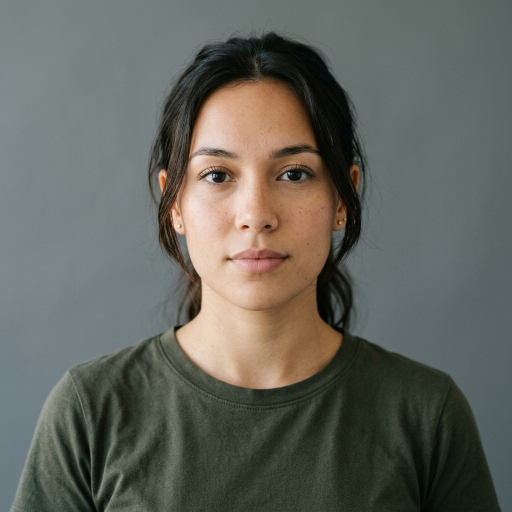
#> input picture backend/tests/fixtures/face_a.jpg, 1024 x 1024 px (shown at 1/2 size); its folder holds only this picture in this run
$ python -i reverse_search.py   (imports and definitions only)
#> lines starting #> are read from the running program, lines starting #| are printed output that depends on the picture
### backend/services/face_recognition.py
"""
VeraScan independent face-recognition layer: YuNet + SFace (OpenCV contrib).

Role: encode faces into 128-D L2-normalized embeddings and compare them with
cosine similarity (higher means more similar). Used ONLY for verification.
Candidate discovery stays with SerpAPI Google Lens.

Models (lazy-downloaded once, cached under backend/models/, git-ignored):
  - YuNet  face_detection_yunet_2023mar.onnx      (~0.22 MB)
  - SFace  face_recognition_sface_2021dec.onnx    (~36.9 MB)
Source: https://github.com/opencv/opencv_zoo (Apache-2.0)
Pinned SHA-256 checksums live in MODEL_SHA256 below.

No torch / TF / dlib / DeepFace / MediaPipe. Python 3.14 + Apple Silicon safe.
Embeddings never leave the server and are never sent to the frontend.
"""

import io
import os
import tempfile
import threading
import urllib.request

import cv2
import numpy as np
from PIL import Image


def _models_dir() -> str:
    # Vercel serverless filesystem is read-only except /tmp: reuse the
    # lazy-download + checksum flow, but cache the .onnx files in /tmp
    # when deployed (Vercel sets VERCEL=1). Local behavior is unchanged.
    if os.getenv("VERCEL"):
        return os.path.join(tempfile.gettempdir(), "verascan_models")
    return os.path.join(os.path.dirname(os.path.dirname(__file__)), "models")


MODELS_DIR = _models_dir()

YUNET_FILENAME = "face_detection_yunet_2023mar.onnx"
SFACE_FILENAME = "face_recognition_sface_2021dec.onnx"

YUNET_URL = (
    "https://github.com/opencv/opencv_zoo/raw/main/"
    "models/face_detection_yunet/" + YUNET_FILENAME
)
SFACE_URL = (
    "https://github.com/opencv/opencv_zoo/raw/main/"
    "models/face_recognition_sface/" + SFACE_FILENAME
)

# Pinned checksums of the exact files verified during integration.
MODEL_SHA256 = {
    YUNET_FILENAME: "8f2383e4dd3cfbb4553ea8718107fc0423210dc964f9f4280604804ed2552fa4",
    SFACE_FILENAME: "0ba9fbfa01b5270c96627c4ef784da859931e02f04419c829e83484087c34e79",
}

EMBEDDING_DIM = 128
DEFAULT_THRESHOLD = 0.50

_detector = None
_recognizer = None
_threshold = None

# YuNet/SFace instances are shared singletons and not thread-safe:
# setInputSize() mutates shared state, so concurrent detect() calls with
# different image sizes race and crash in the DNN forward pass. Parallel
# candidate verification must serialize only the model calls; image
# decoding and downloads stay parallel.
_MODEL_LOCK = threading.Lock()


# [81 lines left out: functions _ensure_model, get_models, get_threshold, _to_bgr, detect_faces_for_recognition, embed_face, not called in this run]


def cosine_similarity(a: np.ndarray, b: np.ndarray) -> float:
    """Cosine similarity of two L2-normalized embeddings. Higher = more similar."""
    return float(np.dot(a, b))


# [39 lines left out: function verify_candidate, not called in this run]

### backend/services/reverse_search.py
import base64
import os
from concurrent.futures import ThreadPoolExecutor

import requests
from serpapi import GoogleSearch

from services.face_recognition import (
    embed_face,
    verify_candidate,
    get_threshold,
)
from services.hasher import fingerprint_evidence

# Candidate image download policy (spec section 6).
CANDIDATE_TIMEOUT_S = 8
CANDIDATE_MAX_BYTES = 5 * 1024 * 1024
MAX_CANDIDATES = 5
IMAGE_EXTENSIONS = (".jpg", ".jpeg", ".png", ".webp")

SOCIAL_DOMAINS = [
    "instagram.com", "twitter.com", "x.com", "linkedin.com",
    "facebook.com", "tiktok.com", "youtube.com", "reddit.com",
    "pinterest.com", "tumblr.com",
]


# [92 lines left out: functions _url_serves_image, _upload_to_catbox, _upload_to_uguu, _upload_to_tmpfiles, _publish_image, not called in this run]


def search_face(image_base64: str) -> dict:
    """
    Perform a reverse image search using SerpAPI's Google Lens endpoint.

    Takes a base64-encoded face image, discovers candidates with Google Lens,
    then independently verifies each candidate with SFace embeddings.

    Returns a dict with:
      - results: ranked candidates, each with source_url (page), image_url
        (downloaded), image_source (direct/thumbnail_fallback), faces_detected,
        similarity, match, candidate_url, usable, evidence_fingerprint
      - total_results: number of ranked candidates
      - threshold: the FACE_MATCH_THRESHOLD in effect
      - best_match: top passing candidate or None
      - evidence_fingerprint: SHA-256(source page url + image bytes) of best_match or None

    Raises RuntimeError on API failures.
    """
    api_key = os.getenv("SERPAPI_KEY")
    if not api_key:
        raise RuntimeError("SERPAPI_KEY environment variable is not set.")

    # Strip the data URI prefix if present
    if "," in image_base64:
        image_base64 = image_base64.split(",", 1)[1]

    image_bytes = base64.b64decode(image_base64)

    # Google Lens via SerpAPI requires a PUBLIC image URL: upload the crop first.
    # Temp files are never sent directly; only the public URL is queried.
    public_url = _publish_image(image_bytes)

    params = {
        "engine": "google_lens",
        "url": public_url,
        "api_key": api_key,
    }

    search = GoogleSearch(params)
    raw_results = search.get_dict()

    if "error" in raw_results:
        err = raw_results["error"]
        if "rate" in err.lower() or "limit" in err.lower():
            raise RuntimeError("Search temporarily unavailable (rate limit). Try again in a few minutes.")
        if "invalid" in err.lower() or "api_key" in err.lower():
            raise RuntimeError("Search API key invalid.")
        raise RuntimeError(f"Search failed: {err}")

    threshold = get_threshold()

    # Query embedding once: the reference every candidate is compared against.
    try:
        query_embedding = embed_face(image_bytes)
    except ValueError as e:
        raise RuntimeError(f"Could not encode a face from the query image: {e}")

    # Parse BOTH exact matches (same photo elsewhere) and visual matches.
    # Google Lens discovery only answers "what might correspond to this image";
    # VeraScan's embedding layer independently decides "same face or not".
    seen_urls = set()
    pooled = []

    for match in raw_results.get("exact_matches", []) or []:
        link = match.get("link", "")
        if not link or link in seen_urls:
            continue
        seen_urls.add(link)
        pooled.append((_to_candidate(match, exact=True), True))

    visual = raw_results.get("visual_matches", []) or []
    social_first = sorted(
        visual[:20],
        key=lambda m: (not _is_social(m.get("link", ""))),
    )
    for match in social_first:
        link = match.get("link", "")
        if not link or link in seen_urls:
            continue
        seen_urls.add(link)
        pooled.append((_to_candidate(match, exact=False), False))

    # Verify each candidate independently in parallel (bounded pool, failures never fatal).
    # executor.map preserves input order, so downstream ranking is identical to serial.
    pool = pooled[:MAX_CANDIDATES]
    with ThreadPoolExecutor(max_workers=MAX_CANDIDATES) as ex:
        verified = list(
            ex.map(lambda c: _verify_one(c[0], query_embedding, threshold), pool)
        )

    # Rank: verified matches first by similarity desc, then the rest
    # (scored above unscored, nulls last). Original Lens order breaks ties.
    # [6 lines left out: function rank_key, not called in this run]

    ranked = sorted(verified, key=rank_key)
    matches = [c for c in ranked if c["match"]]
    best = matches[0] if matches else None

    return {
        "results": ranked,
        "total_results": len(ranked),
        "threshold": threshold,
        "best_match": best,
        "evidence_fingerprint": best["evidence_fingerprint"] if best else None,
    }


def _is_social(link: str) -> bool:
    return any(d in (link or "").lower() for d in SOCIAL_DOMAINS)


# [14 lines left out: function _to_candidate, not called in this run]


# SerpAPI Lens items always carry `thumbnail`; some also carry a higher
# quality / original image under varying keys. Anything http(s)-valued under
# these keys is treated as a candidate source image (thumbnail excluded:
# it is always the final fallback).
EXTRA_IMAGE_KEYS = (
    "original",
    "original_image",
    "image",
    "source_image",
    "full_image",
    "large_image",
    "high_resolution",
    "src",
)


# [109 lines left out: functions _extra_image_urls, _image_url_chain, _best_image_url, _download_first, _download_image, _verify_one, not called in this run]

>>> import cv2
>>> picture = cv2.imread('../tests/fixtures/face_a.jpg', cv2.IMREAD_GRAYSCALE)
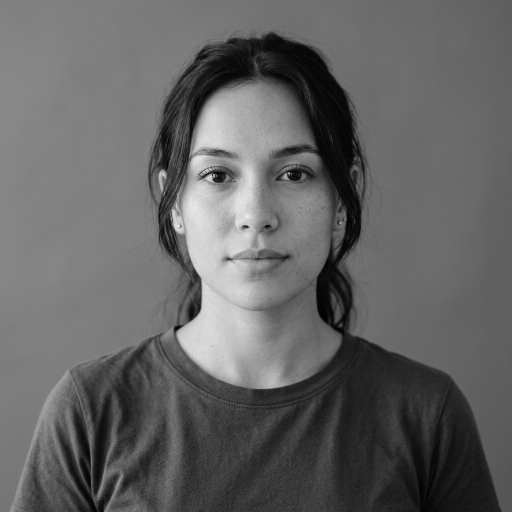
#> picture: shape (1024, 1024) (shown at 1/2 size); min 0, max 250, mean 99.4
#> (the run stopped early here; a loop or call above may not have finished)

$ run again, on backend/tests/fixtures/face_b.jpg
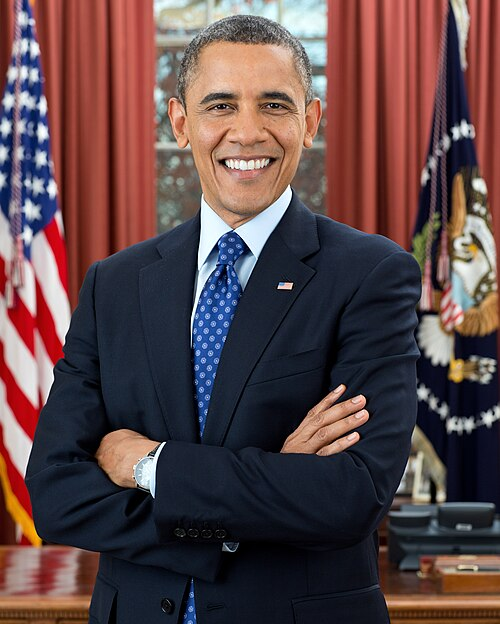
#> input picture backend/tests/fixtures/face_b.jpg, 500 x 624 px
#> `picture = cv2.imread('../tests/fixtures/face_a.jpg', cv2.IMREAD_GRAYSC..`:
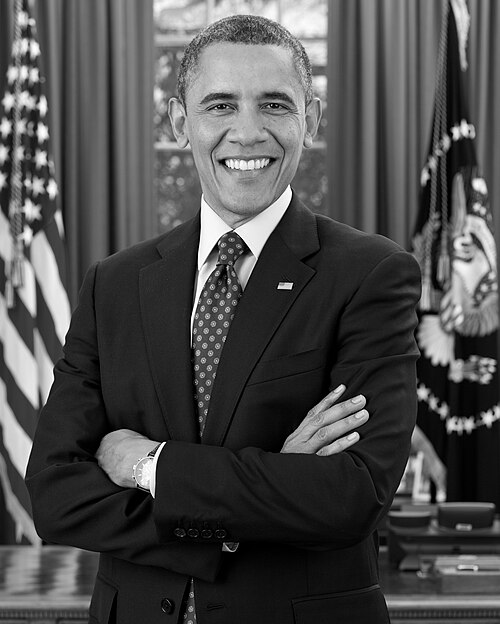
#> picture: shape (624, 500); min 0, max 255, mean 77
